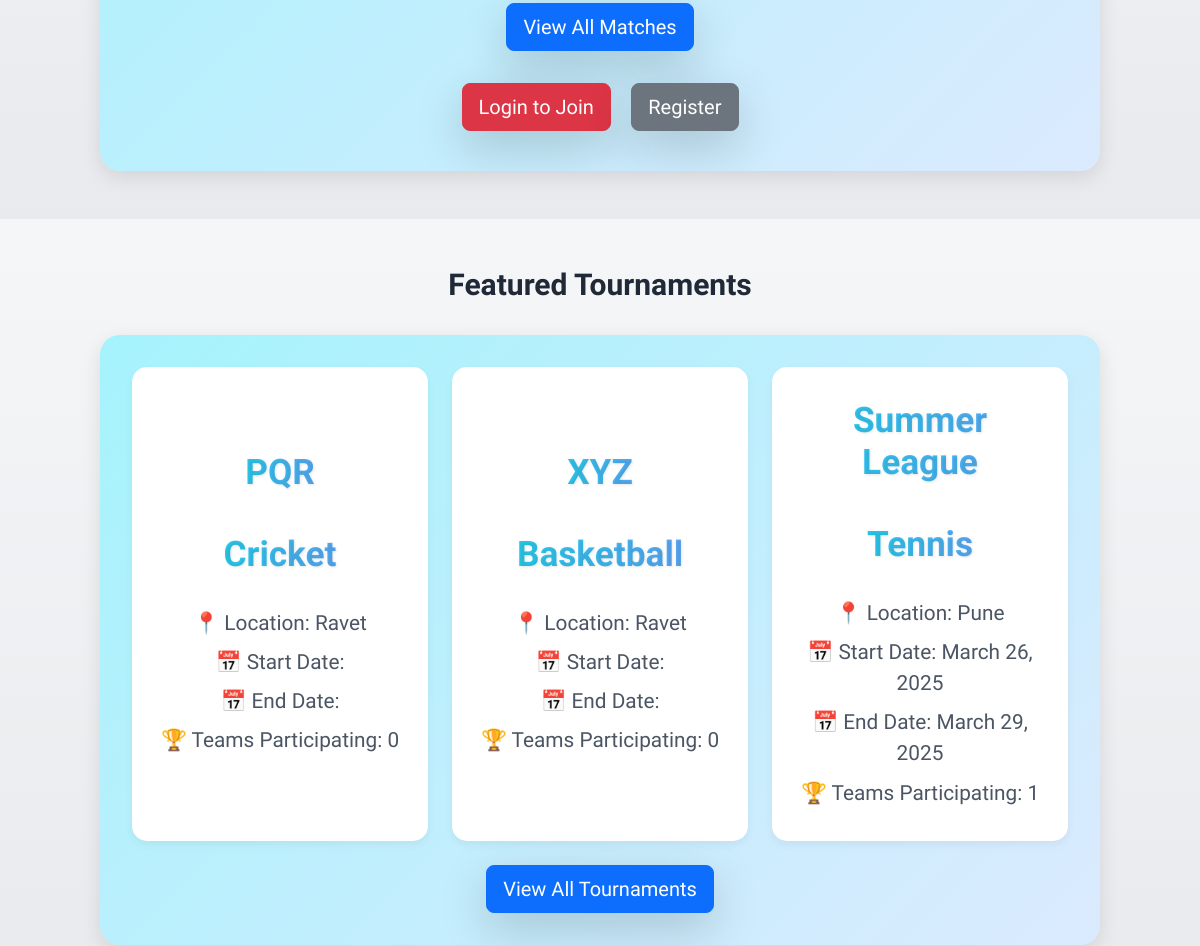
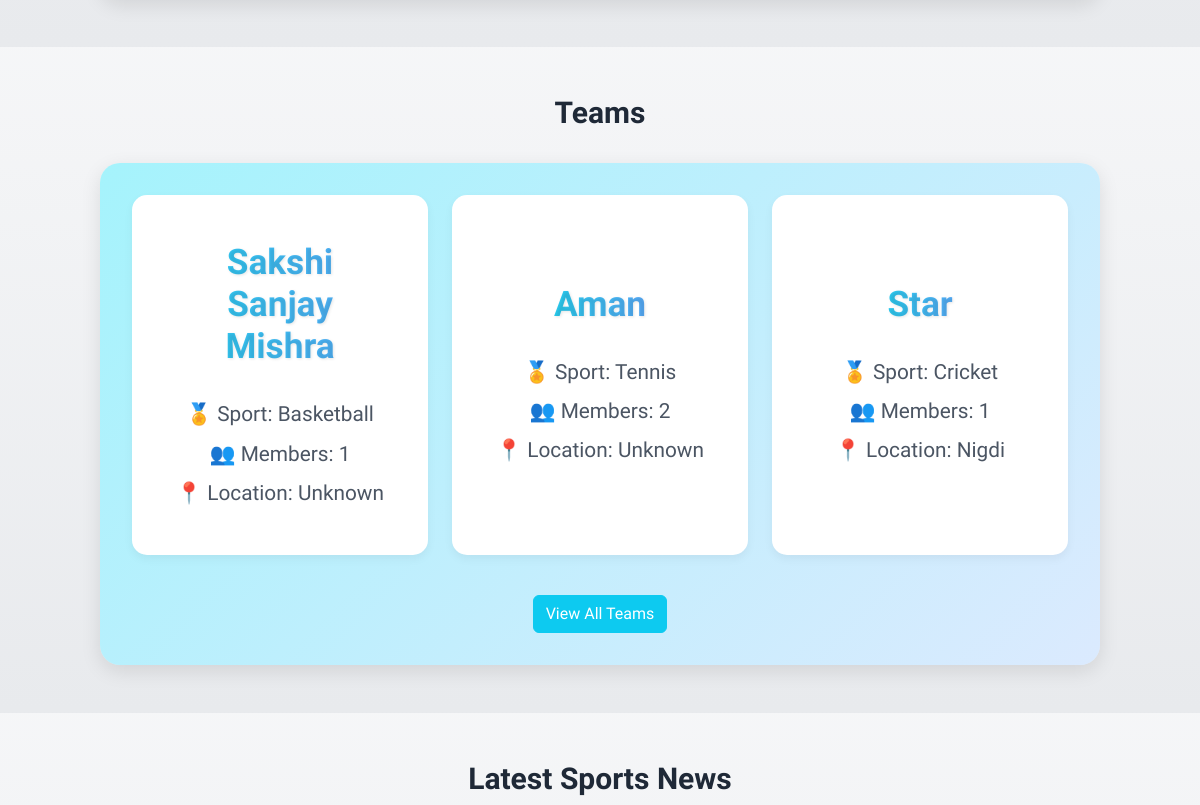
The app's page / (middle part), older data (2 pictures, top to bottom).
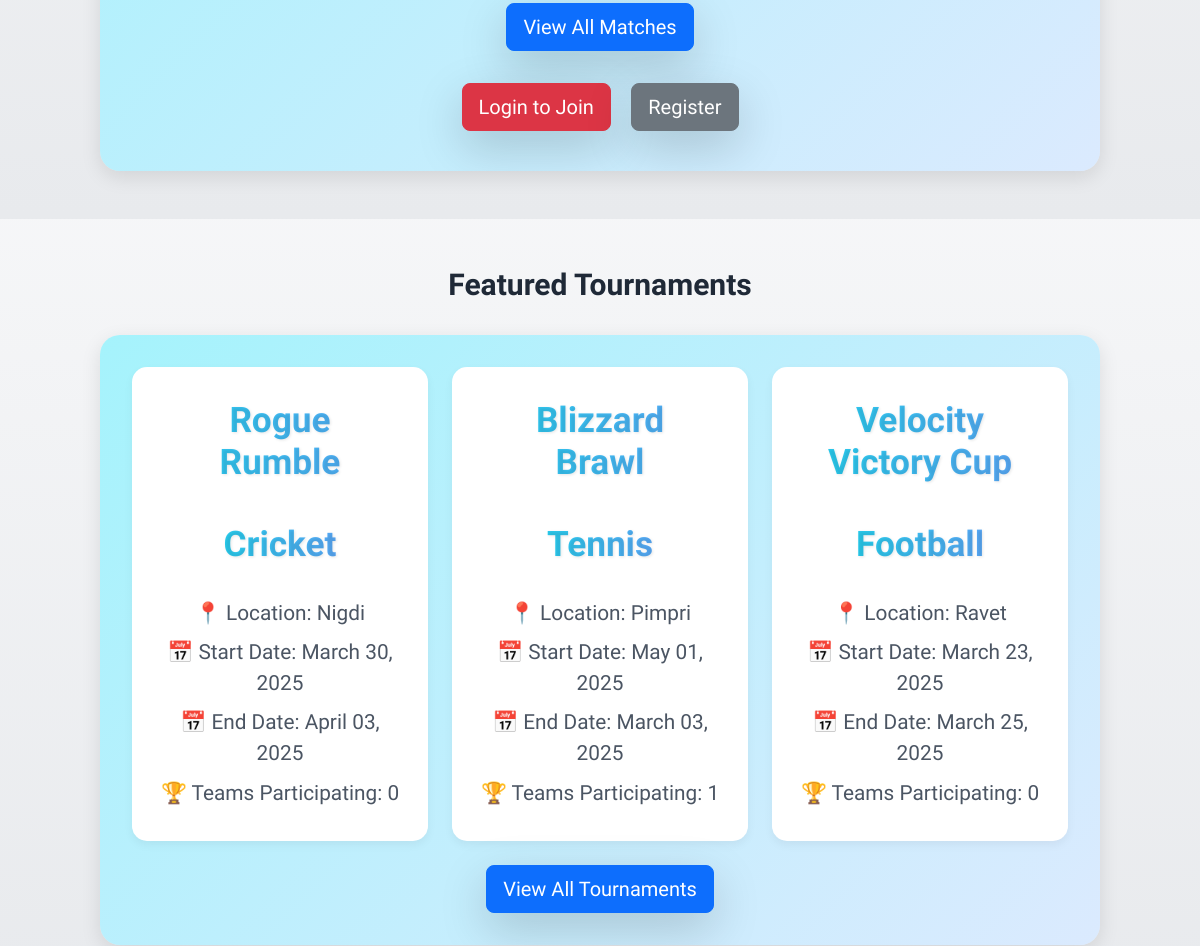
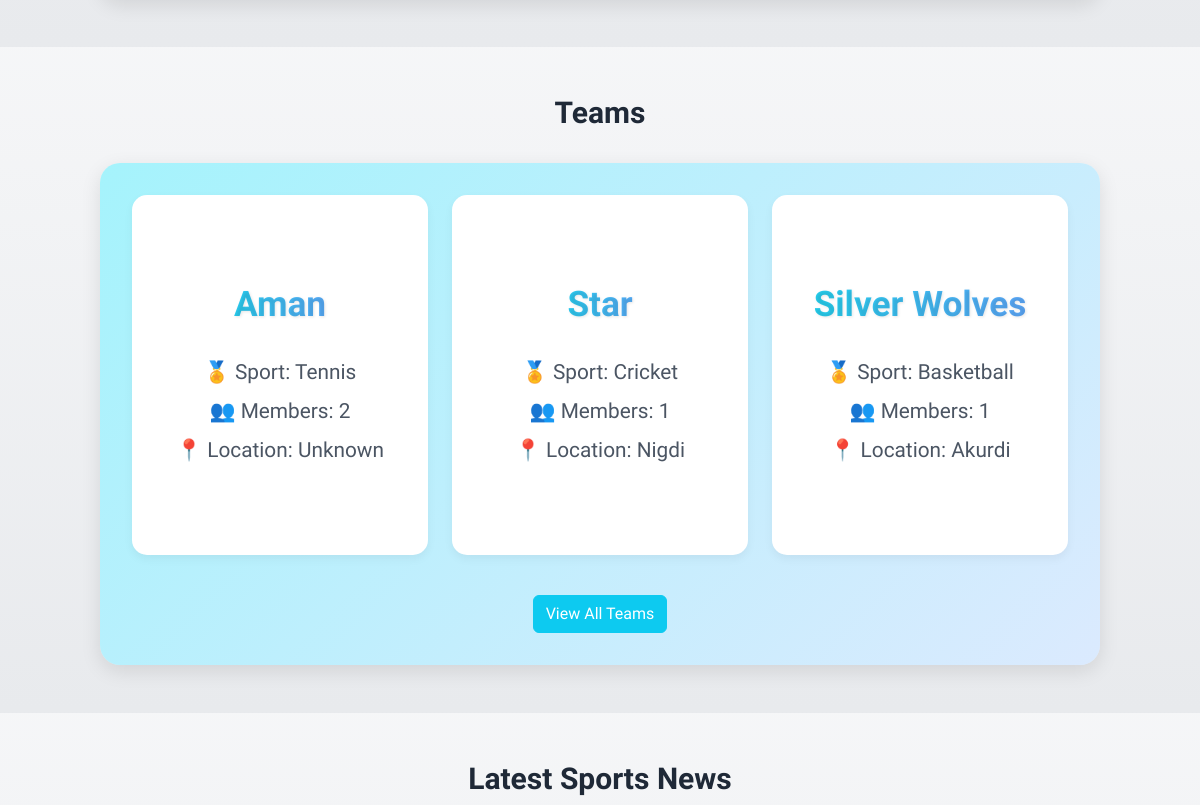
The same page, newer data (2 pictures, top to bottom).
### Team/models.py (models this page shows, shortened)
class Tournament(models.Model):
    SPORT_CHOICES = [
        ('Football', 'Football'),
        ('Basketball', 'Basketball'),
        ('Tennis', 'Tennis'),
        ('Cricket', 'Cricket'),
    ]
    SPORT_TEAM_SIZES = {
        'Football': 11,  # 11 players per team
        'Basketball': 5,  # 5 players per team
        'Tennis': 2,     # Doubles (can be 1 for singles, but we'll assume doubles)
        'Cricket': 11,   # 11 players per team
    }
    name = models.CharField(max_length=100)
    sport_type = models.CharField(max_length=50, choices=SPORT_CHOICES)
    location = models.CharField(max_length=100)
    latitude = models.FloatField(null=True, blank=True)  # New field
    longitude = models.FloatField(null=True, blank=True)
    start_date = models.DateField(null=True, blank=True)
    end_date = models.DateField(null=True, blank=True)
    teams = models.ManyToManyField(Team, related_name="tournaments", blank=True)
    created_by = models.ForeignKey(User, on_delete=models.CASCADE, related_name="created_tournaments")
    is_active = models.BooleanField(default=True)
    required_team_size = models.IntegerField(default=0)  # Temporary default for migrations

class Team(models.Model):
    SPORT_CHOICES = [
        ('Football', 'Football'),
        ('Basketball', 'Basketball'),
        ('Tennis', 'Tennis'),
        ('Badminton', 'Badminton'),
        ('Cricket', 'Cricket'),
    ]
    SKILL_LEVEL_CHOICES = [
        ('Beginner', 'Beginner'),
        ('Intermediate', 'Intermediate'),
        ('Advanced', 'Advanced'),
    ]
    name = models.CharField(max_length=100, unique=True)
    sport_type = models.CharField(max_length=50, choices=SPORT_CHOICES)
    skill_level = models.CharField(max_length=50, choices=SKILL_LEVEL_CHOICES, default='Beginner')
    location = models.CharField(max_length=100, default="Unknown")
    latitude = models.FloatField(null=True, blank=True)  # New field
    longitude = models.FloatField(null=True, blank=True)
    captain = models.ForeignKey(User, on_delete=models.CASCADE, related_name="captained_teams")
    players = models.ManyToManyField(User, related_name="teams", blank=True)
    created_at = models.DateTimeField(auto_now_add=True)

### Localsports/views.py (the view)
# urls.py: path('', views.index, name='index'),
def index(request):
    today = timezone.now().date()
    matches = MatchRequest.objects.filter(date_time__gt=today).order_by('date_time')[:3]
    tournaments = Tournament.objects.all()
    teams = Team.objects.all()
    url = "https://newsapi.org/v2/top-headlines?category=sports&country=us&apiKey=9214f032d62240749fd506e6e6d8c5e0"
    try:
        response = requests.get(url)
        data = response.json()
        articles = data.get("articles", [])[:5]
    except Exception as e:
        print("Error fetching news:", e)
        articles = []
    notifications = Notification.objects.filter(recipient=request.user, is_read=False).order_by('-created_at') if request.user.is_authenticated else []
    context = {
        'matches': matches,
        'tournaments': tournaments,
        'teams': teams,
        'notifications': notifications,
        'articles': articles,
    }
    return render(request, 'index.html', context)

### Localsports/models.py (called while the page is built)
    def players_remaining(self):
        return max(0, self.players_needed - self.accepted_by.count())

### templates/index.html (shortened to what the changed rows need)
{% load static %}
<!DOCTYPE html>
<html lang="en">
<head>
    <link href="https://cdn.jsdelivr.net/npm/bootstrap@5.3.0/dist/css/bootstrap.min.css" rel="stylesheet">
    <link href="https://cdn.jsdelivr.net/npm/tailwindcss@2.2.19/dist/tailwind.min.css" rel="stylesheet">
    <link rel="stylesheet" href="{% static 'aos.css' %}">
    <link rel="stylesheet" href="https://cdnjs.cloudflare.com/ajax/libs/font-awesome/5.15.4/css/all.min.css">
</head>
<body>
    <div class="site-wrap">
        <section class="py-12">
            <div class="container">
                <h2 class="text-3xl font-bold text-center mb-8 text-gray-800">Featured Tournaments</h2>
                <div class="card-custom">
                    <div class="card-body">
                        {% if tournaments %}
                            <div class="grid grid-cols-1 md:grid-cols-3 gap-6">
                                {% for tournament in tournaments|slice:":3" %}
                                    <div class="inner-card p-4">
                                        <h3 class="highlight-title text-center">{{ tournament.name }}</h3>
                                        <h5 class="highlight-title text-center">{{ tournament.sport_type }}</h5>
                                        <p class="mb-2"><strong>📍 Location:</strong> {{ tournament.location }}</p>
                                        <p class="mb-2"><strong>📅 Start Date:</strong> {{ tournament.start_date|date:"F d, Y" }}</p>
                                        <p class="mb-2"><strong>📅 End Date:</strong> {{ tournament.end_date|date:"F d, Y" }}</p>
                                        <p class="mb-2"><strong>🏆 Teams Participating:</strong> {{ tournament.teams.count }}</p>
                                    </div>
                                {% endfor %}
                            </div>
                        {% else %}
                            <div class="inner-card text-center">
                                <p class="text-gray-700">No tournaments available.</p>
                            </div>
                        {% endif %}
                    </div>
                </div>
            </div>
        </section>
        <section class="py-12">
            <div class="container">
                <h2 class="text-3xl font-bold text-center mb-8 text-gray-800">Teams</h2>
                <div class="card-custom">
                    <div class="card-body">
                        {% if teams %}
                            <div class="grid grid-cols-1 md:grid-cols-3 gap-6">
                                {% for team in teams|slice:":3" %}
                                    <div class="inner-card p-4">
                                        <h5 class="highlight-title text-center">{{ team.name }}</h5>
                                        <p class="mb-2"><strong>🏅 Sport:</strong> {{ team.sport_type }}</p>
                                        <p class="mb-2"><strong>👥 Members:</strong> {{ team.players.count }}</p>
                                        <p class="mb-2"><strong>📍 Location:</strong> {{ team.location }}</p>
                                    </div>
                                {% endfor %}
                            </div>
                        {% else %}
                            <div class="inner-card text-center">
                                <p class="text-gray-700">No teams available.</p>
                            </div>
                        {% endif %}
                    </div>
                </div>
            </div>
        </section>
        <section class="py-12">
            <div class="container">
                <h2 class="text-3xl font-bold text-center mb-8 text-gray-800">Latest Sports News</h2>
            </div>
        </section>
    </div>
</body>
</html>

Row changes from the older to the newer data that the page shows:
removed Tournament: name "PQR", sport_type "Cricket", location "Ravet", teams.count "0"
removed Tournament: name "XYZ", sport_type "Basketball", location "Ravet", teams.count "0"
removed Tournament: name "Summer League", sport_type "Tennis", location "Pune", start_date "March 26, 2025", end_date "March 29, 2025", teams.count "1"
removed Team: name "Sakshi Sanjay Mishra", sport_type "Basketball", players.count "1", location "Unknown"
added Tournament: name "Rogue Rumble", sport_type "Cricket", location "Nigdi", start_date "March 30, 2025", end_date "April 03, 2025", teams.count "0"
added Tournament: name "Blizzard Brawl", sport_type "Tennis", location "Pimpri", start_date "May 01, 2025", end_date "March 03, 2025", teams.count "1"
added Tournament: name "Velocity Victory Cup", sport_type "Football", location "Ravet", start_date "March 23, 2025", end_date "March 25, 2025", teams.count "0"
added Team: name "Silver Wolves", sport_type "Basketball", players.count "1", location "Akurdi"
